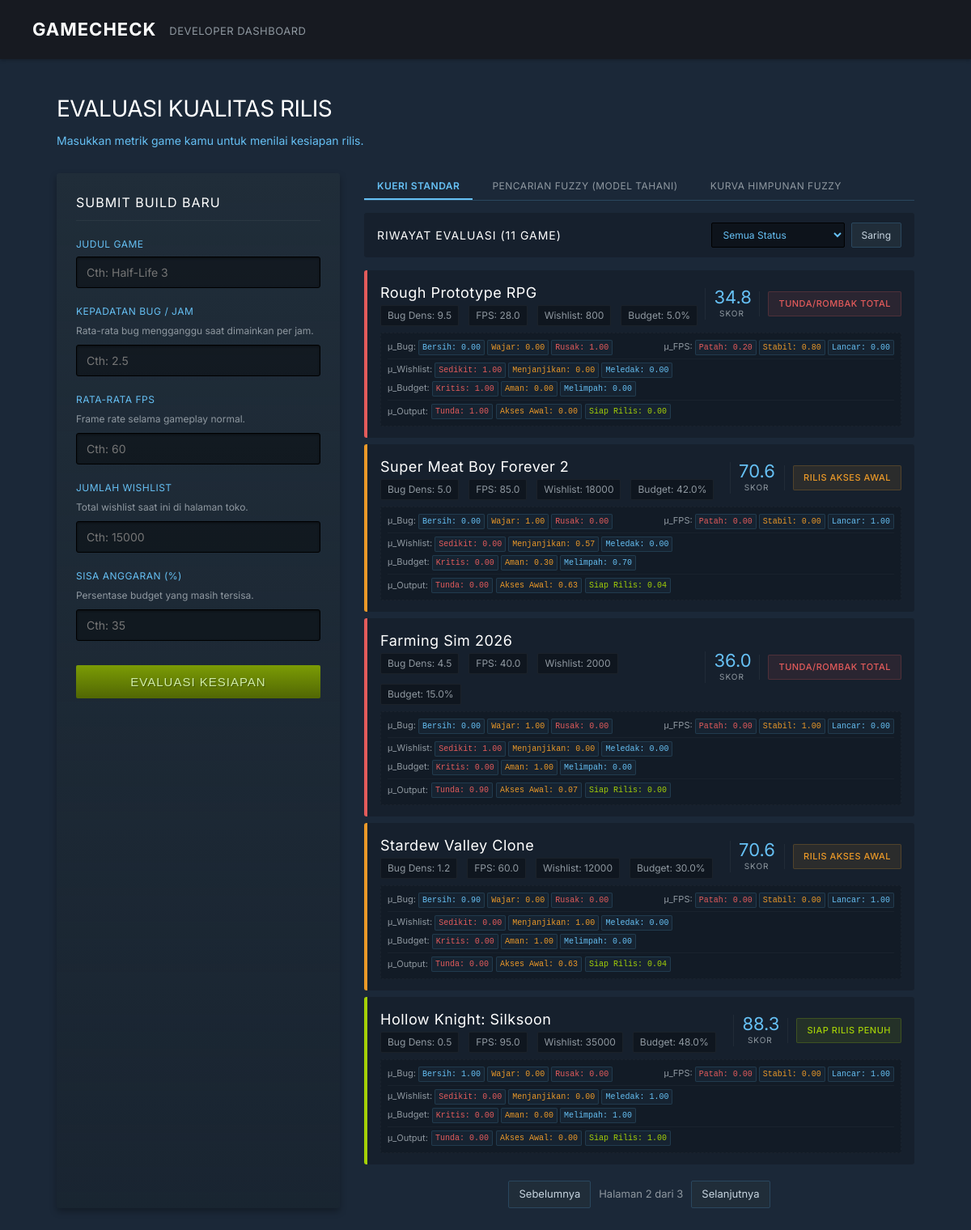
Screenshot of /api/query?query_type=standard&status=&page=2 with the database file from the repository.
### tables this page shows
CREATE TABLE draft_indie (
            id INTEGER PRIMARY KEY AUTOINCREMENT,
            title TEXT,
            bug_density REAL,
            fps REAL,
            wishlist INTEGER,
            remaining_budget REAL,
            score REAL,
            status TEXT,
            -- Fuzzy membership degrees
            mu_bug_sangat_bersih REAL,
            mu_bug_wajar REAL,
            mu_bug_rusak REAL,
            mu_fps_patah_patah REAL,
            mu_fps_stabil REAL,
            mu_fps_lancar REAL,
            mu_wishlist_sedikit REAL,
            mu_wishlist_menjanjikan REAL,
            mu_wishlist_meledak REAL,
            mu_budget_kritis REAL,
            mu_budget_aman REAL,
            mu_budget_melimpah REAL,
            mu_quality_tunda REAL,
            mu_quality_akses_awal REAL,
            mu_quality_siap_rilis REAL
        );

### main.py (the view)
@app.get("/api/query")
async def fuzzy_query(
    request: Request,
    query_type: str = "standard",
    status: str = "",
    bug_density_fuzzy: str = "",
    fps_fuzzy: str = "",
    wishlist_fuzzy: str = "",
    budget_fuzzy: str = "",
    operator: str = "AND",
    alpha_cut: float = 0.0,
    page: int = 1,
    db: sqlite3.Connection = Depends(get_db)
):
    if query_type == "fuzzy":
        games, total_pages, total_items = get_fuzzy_games(
            db, bug_density_fuzzy, fps_fuzzy, wishlist_fuzzy, budget_fuzzy, operator, alpha_cut, page
        )
    else:
        games, total_pages, total_items = get_paginated_games(db, status, page)
    return templates.TemplateResponse(request, "index.html", {
        "games": games,
        "current_page": page,
        "total_pages": total_pages,
        "total_items": total_items,
        "query_type": query_type,
        "selected_status": status,
        "bug_density_fuzzy": bug_density_fuzzy,
        "fps_fuzzy": fps_fuzzy,
        "wishlist_fuzzy": wishlist_fuzzy,
        "budget_fuzzy": budget_fuzzy,
        "operator": operator,
        "alpha_cut": alpha_cut
    })

### templates/index.html (shortened to what this page needs)
<!DOCTYPE html>
<html lang="id">
<head>
<link rel="stylesheet" href="/static/style.css">
</head>
<body>
<nav>
  <div class="nav-logo">
    GAMECHECK
  </div>
  <div class="nav-tagline">DEVELOPER DASHBOARD</div>
</nav>
<div class="hero">
  <h1 class="hero-title">Evaluasi Kualitas Rilis</h1>
  <div class="hero-sub">Masukkan metrik game kamu untuk menilai kesiapan rilis.</div>
</div>
<div class="container">
  <div class="panel">
    <div class="panel-title">Submit Build Baru</div>
    <form action="/api/evaluate" method="POST" onsubmit="this.querySelector('button[type=submit]').disabled=true; this.querySelector('button[type=submit]').innerText='Memproses...';">
      <div class="form-group">
        <label class="form-label">Judul Game</label>
        <input class="form-input" type="text" name="title" required placeholder="Cth: Half-Life 3">
      </div>
      <div class="form-group">
        <label class="form-label">Kepadatan Bug / Jam</label>
        <div class="form-hint">Rata-rata bug mengganggu saat dimainkan per jam.</div>
        <input class="form-input" type="number" step="0.1" name="bug_density" required placeholder="Cth: 2.5">
      </div>
      <div class="form-group">
        <label class="form-label">Rata-rata FPS</label>
        <div class="form-hint">Frame rate selama gameplay normal.</div>
        <input class="form-input" type="number" step="0.1" name="fps" required placeholder="Cth: 60">
      </div>
      <div class="form-group">
        <label class="form-label">Jumlah Wishlist</label>
        <div class="form-hint">Total wishlist saat ini di halaman toko.</div>
        <input class="form-input" type="number" name="wishlist" required placeholder="Cth: 15000">
      </div>
      <div class="form-group">
        <label class="form-label">Sisa Anggaran (%)</label>
        <div class="form-hint">Persentase budget yang masih tersisa.</div>
        <input class="form-input" type="number" step="0.1" name="remaining_budget" required placeholder="Cth: 35">
      </div>
      <button type="submit" class="btn-submit">Evaluasi Kesiapan</button>
    </form>
  </div>
  <div>
    <div class="query-tabs">
      <button class="query-tab" id="tab-standard" onclick="showTab('standard')">Kueri Standar</button>
      <button class="query-tab" id="tab-fuzzy" onclick="showTab('fuzzy')">Pencarian Fuzzy (Model Tahani)</button>
      <button class="query-tab" id="tab-charts" onclick="showTab('charts')">Kurva Himpunan Fuzzy</button>
    </div>
    <div id="form-standard" class="results-header" style="margin-bottom: 16px;">
      <div class="results-title">Riwayat Evaluasi ({{ total_items }} game)</div>
      <form action="/api/query" method="GET" style="display:flex;gap:8px">
        <select class="filter-select" name="status">
          <option value="">Semua Status</option>
        </select>
        <button type="submit" class="filter-btn">Saring</button>
      </form>
    </div>
    <div class="game-list">
      {% for game in games %}
        {% set v_class = 'gc-go' %}
        {% set v_pill = 'v-go' %}
        {% if game.status == 'Tunda/Rombak Total' %}
          {% set v_class = 'gc-wait' %}
          {% set v_pill = 'v-wait' %}
        {% elif game.status == 'Rilis Akses Awal' %}
          {% set v_class = 'gc-soon' %}
          {% set v_pill = 'v-soon' %}
        {% endif %}
        <div class="game-card {{ v_class }}" style="display: flex; flex-direction: column; align-items: stretch; gap: 8px;">
          <div style="display: flex; align-items: center; justify-content: space-between; width: 100%;">
            <div class="gc-info">
              <div class="gc-title" style="margin-bottom: 2px;">{{ game.title }}</div>
              <div class="gc-meta">
                <span>Bug Dens: {{ game.bug_density }}</span>
                <span>FPS: {{ game.fps }}</span>
                <span>Wishlist: {{ game.wishlist }}</span>
                <span>Budget: {{ game.remaining_budget }}%</span>
              </div>
            </div>
            <div style="display: flex; align-items: center; gap: 12px; flex-shrink: 0;">
              <div class="gc-score-box" style="margin-left: 0; width: 55px; border-left: 1px solid rgba(255,255,255,0.05); padding-left: 10px;">
                <div class="gc-score">{{ "%.1f"|format(game.score) }}</div>
                <div class="gc-score-label">Skor</div>
              </div>
              <div class="gc-verdict-box" style="width: auto; padding-left: 10px; border-left: 1px solid rgba(255,255,255,0.05);">
                <div class="gc-verdict {{ v_pill }}" style="min-width: 125px; font-size: 11px;">
                  {{ game.status }}
                </div>
              </div>
            </div>
          </div>
          <div style="display: flex; flex-direction: column; gap: 4px; background: rgba(0,0,0,0.15); padding: 8px; border-radius: 2px; border: 1px dashed rgba(255,255,255,0.03); font-size: 11px; color: var(--text-muted);">
            <div style="display: flex; justify-content: space-between; flex-wrap: wrap; gap: 4px;">
              <span>&mu;_Bug:
                <span class="fuzzy-badge" style="color: var(--steam-blue);">Bersih: {{ "%.2f"|format(game.mu_bug_sangat_bersih) }}</span>
                <span class="fuzzy-badge" style="color: #eb9928;">Wajar: {{ "%.2f"|format(game.mu_bug_wajar) }}</span>
                <span class="fuzzy-badge" style="color: #e35b5b;">Rusak: {{ "%.2f"|format(game.mu_bug_rusak) }}</span>
              </span>
              <span>&mu;_FPS:
                <span class="fuzzy-badge" style="color: #e35b5b;">Patah: {{ "%.2f"|format(game.mu_fps_patah_patah) }}</span>
                <span class="fuzzy-badge" style="color: #eb9928;">Stabil: {{ "%.2f"|format(game.mu_fps_stabil) }}</span>
                <span class="fuzzy-badge" style="color: var(--steam-blue);">Lancar: {{ "%.2f"|format(game.mu_fps_lancar) }}</span>
              </span>
            </div>
            <div style="display: flex; justify-content: space-between; flex-wrap: wrap; gap: 4px; border-top: 1px solid rgba(255,255,255,0.03); padding-top: 4px;">
              <span>&mu;_Wishlist:
                <span class="fuzzy-badge" style="color: #e35b5b;">Sedikit: {{ "%.2f"|format(game.mu_wishlist_sedikit) }}</span>
                <span class="fuzzy-badge" style="color: #eb9928;">Menjanjikan: {{ "%.2f"|format(game.mu_wishlist_menjanjikan) }}</span>
                <span class="fuzzy-badge" style="color: var(--steam-blue);">Meledak: {{ "%.2f"|format(game.mu_wishlist_meledak) }}</span>
              </span>
              <span>&mu;_Budget:
                <span class="fuzzy-badge" style="color: #e35b5b;">Kritis: {{ "%.2f"|format(game.mu_budget_kritis) }}</span>
                <span class="fuzzy-badge" style="color: #eb9928;">Aman: {{ "%.2f"|format(game.mu_budget_aman) }}</span>
                <span class="fuzzy-badge" style="color: var(--steam-blue);">Melimpah: {{ "%.2f"|format(game.mu_budget_melimpah) }}</span>
              </span>
            </div>
            <div style="border-top: 1px solid rgba(255,255,255,0.03); padding-top: 4px; display: flex; align-items: center; gap: 4px;">
              <span>&mu;_Output:</span>
              <span class="fuzzy-badge" style="color: #e35b5b;">Tunda: {{ "%.2f"|format(game.mu_quality_tunda) }}</span>
              <span class="fuzzy-badge" style="color: #eb9928;">Akses Awal: {{ "%.2f"|format(game.mu_quality_akses_awal) }}</span>
              <span class="fuzzy-badge" style="color: var(--steam-green);">Siap Rilis: {{ "%.2f"|format(game.mu_quality_siap_rilis) }}</span>
            </div>
          </div>
        </div>
      {% else %}
        <div style="padding:40px;text-align:center;background:rgba(0,0,0,0.2);color:var(--text-muted);font-size:14px;border-radius:3px">
          Tidak ada data game yang memenuhi kriteria.
        </div>
      {% endfor %}
    </div>
    {% if total_pages > 1 %}
    <div class="pagination">
      {% if query_type == 'fuzzy' %}
        {% set base_url = '/api/query?query_type=fuzzy&bug_density_fuzzy=' ~ (bug_density_fuzzy|default('')) ~ '&fps_fuzzy=' ~ (fps_fuzzy|default('')) ~ '&wishlist_fuzzy=' ~ (wishlist_fuzzy|default('')) ~ '&budget_fuzzy=' ~ (budget_fuzzy|default('')) ~ '&operator=' ~ (operator|default('AND')) ~ '&alpha_cut=' ~ (alpha_cut|default(0.0)) ~ '&page=' %}
      {% else %}
        {% set base_url = '/api/query?query_type=standard&status=' ~ (selected_status | default('')) | urlencode ~ '&page=' %}
      {% endif %}
      {% if current_page > 1 %}
        <a href="{{ base_url }}{{ current_page - 1 }}" class="page-btn">Sebelumnya</a>
      {% else %}
        <span class="page-btn disabled">Sebelumnya</span>
      {% endif %}
      <span class="page-info">Halaman {{ current_page }} dari {{ total_pages }}</span>
      {% if current_page < total_pages %}
        <a href="{{ base_url }}{{ current_page + 1 }}" class="page-btn">Selanjutnya</a>
      {% else %}
        <span class="page-btn disabled">Selanjutnya</span>
      {% endif %}
    </div>
    {% endif %}
  </div>
</div>
</body>
</html>

### rows the page displays
draft_indie: title "Rough Prototype RPG", bug_density "9.5", fps "28.0", wishlist "800", remaining_budget "5.0", score "34.8", status "TUNDA/ROMBAK TOTAL", mu_bug_sangat_bersih "0.00", mu_bug_wajar "0.00", mu_bug_rusak "1.00", mu_fps_patah_patah "0.20", mu_fps_stabil "0.80", mu_fps_lancar "0.00", mu_wishlist_sedikit "1.00", mu_wishlist_menjanjikan "0.00", mu_wishlist_meledak "0.00", mu_budget_kritis "1.00", mu_budget_aman "0.00", mu_budget_melimpah "0.00", mu_quality_tunda "1.00", mu_quality_akses_awal "0.00", mu_quality_siap_rilis "0.00"
draft_indie: title "Super Meat Boy Forever 2", bug_density "5.0", fps "85.0", wishlist "18000", remaining_budget "42.0", score "70.6", status "RILIS AKSES AWAL", mu_bug_sangat_bersih "0.00", mu_bug_wajar "1.00", mu_bug_rusak "0.00", mu_fps_patah_patah "0.00", mu_fps_stabil "0.00", mu_fps_lancar "1.00", mu_wishlist_sedikit "0.00", mu_wishlist_menjanjikan "0.57", mu_wishlist_meledak "0.00", mu_budget_kritis "0.00", mu_budget_aman "0.30", mu_budget_melimpah "0.70", mu_quality_tunda "0.00", mu_quality_akses_awal "0.63", mu_quality_siap_rilis "0.04"
draft_indie: title "Farming Sim 2026", bug_density "4.5", fps "40.0", wishlist "2000", remaining_budget "15.0", score "36.0", status "TUNDA/ROMBAK TOTAL", mu_bug_sangat_bersih "0.00", mu_bug_wajar "1.00", mu_bug_rusak "0.00", mu_fps_patah_patah "0.00", mu_fps_stabil "1.00", mu_fps_lancar "0.00", mu_wishlist_sedikit "1.00", mu_wishlist_menjanjikan "0.00", mu_wishlist_meledak "0.00", mu_budget_kritis "0.00", mu_budget_aman "1.00", mu_budget_melimpah "0.00", mu_quality_tunda "0.90", mu_quality_akses_awal "0.07", mu_quality_siap_rilis "0.00"
draft_indie: title "Stardew Valley Clone", bug_density "1.2", fps "60.0", wishlist "12000", remaining_budget "30.0", score "70.6", status "RILIS AKSES AWAL", mu_bug_sangat_bersih "0.90", mu_bug_wajar "0.00", mu_bug_rusak "0.00", mu_fps_patah_patah "0.00", mu_fps_stabil "0.00", mu_fps_lancar "1.00", mu_wishlist_sedikit "0.00", mu_wishlist_menjanjikan "1.00", mu_wishlist_meledak "0.00", mu_budget_kritis "0.00", mu_budget_aman "1.00", mu_budget_melimpah "0.00", mu_quality_tunda "0.00", mu_quality_akses_awal "0.63", mu_quality_siap_rilis "0.04"
draft_indie: title "Hollow Knight: Silksoon", bug_density "0.5", fps "95.0", wishlist "35000", remaining_budget "48.0", score "88.3", status "SIAP RILIS PENUH", mu_bug_sangat_bersih "1.00", mu_bug_wajar "0.00", mu_bug_rusak "0.00", mu_fps_patah_patah "0.00", mu_fps_stabil "0.00", mu_fps_lancar "1.00", mu_wishlist_sedikit "0.00", mu_wishlist_menjanjikan "0.00", mu_wishlist_meledak "1.00", mu_budget_kritis "0.00", mu_budget_aman "0.00", mu_budget_melimpah "1.00", mu_quality_tunda "0.00", mu_quality_akses_awal "0.00", mu_quality_siap_rilis "1.00"

### other values shown
{{ total_items }} "11"
{{ current_page }} "2"
{{ total_pages }} "3"
